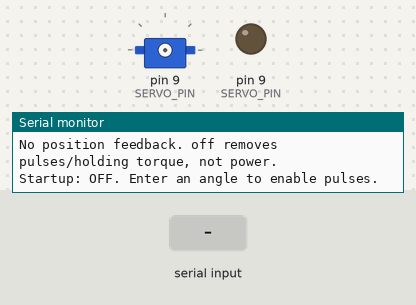
This sketch was run on a simulated Arduino Uno, built with avr-gcc and run on an emulated ATmega328P. Shown: servo, output pins drawn as LEDs (lit = HIGH), the last lines printed to the serial monitor. The inputs (shaded band) are chosen by the test bench.

Above: at 1.2 s.
1.3 s: "5\n" received over Serial
2.8 s: "90\n" received over Serial
At 3.2 s:
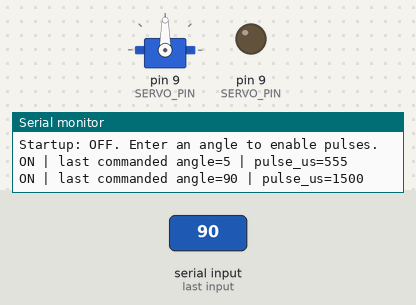
Timing chart, 0 to 5.8 s (numbered marks = the images above; inputs shaded):
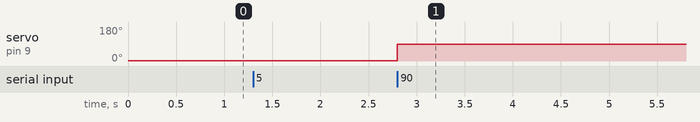

Measured:
- after the input at 2.8 s, servo on pin 9 (SERVO_PIN): 1° → 90° at once

The sketch:

UnoServoCalibration.ino
```cpp
#include <Servo.h>
#include <stdlib.h>
#include <string.h>

// Match the project's nominal PCA pulse mapping for transferable calibration.
const byte SERVO_PIN = 9;
const int MIN_PULSE_US = 500;
const int MAX_PULSE_US = 2500;

Servo motor;
char line[32];
byte used = 0;
bool overflow = false;
int lastAngle = -1;

void help() {
  Serial.println(F("Single-servo calibration: D9, 115200 baud, Newline."));
  Serial.println(F("Enter 0..180 (e.g. 90), + or - for 1 degree, off, status, help."));
  Serial.println(F("Start unloaded at 90. Approach endpoints slowly; stop if binding."));
  Serial.println(F("No position feedback. off removes pulses/holding torque, not power."));
}

void status() {
  Serial.print(motor.attached() ? F("ON") : F("OFF"));
  if (lastAngle >= 0) {
    Serial.print(F(" | last commanded angle="));
    Serial.print(lastAngle);
    Serial.print(F(" | pulse_us="));
    Serial.print(map(lastAngle, 0, 180, MIN_PULSE_US, MAX_PULSE_US));
  }
  Serial.println();
}

void setAngle(int angle) {
  if (angle < 0 || angle > 180) {
    Serial.println(F("ERROR: angle must be 0..180."));
    return;
  }
  int pulse = map(angle, 0, 180, MIN_PULSE_US, MAX_PULSE_US);
  // Preload the requested pulse so reattaching does not first command neutral.
  motor.writeMicroseconds(pulse);
  if (!motor.attached()) motor.attach(SERVO_PIN, MIN_PULSE_US, MAX_PULSE_US);
  lastAngle = angle;
  status();
}

void command(char *text) {
  while (*text == ' ' || *text == '\t') ++text;
  size_t length = strlen(text);
  while (length && (text[length - 1] == ' ' || text[length - 1] == '\t'))
    text[--length] = '\0';
  if (!length) return;
  if (!strcmp(text, "off")) {
    motor.detach();
    digitalWrite(SERVO_PIN, LOW);
    status();
  } else if (!strcmp(text, "help")) {
    help();
  } else if (!strcmp(text, "status")) {
    status();
  } else if (!strcmp(text, "+") || !strcmp(text, "-")) {
    if (lastAngle < 0 || !motor.attached()) {
      Serial.println(F("ERROR: enter an angle first."));
      return;
    }
    setAngle(lastAngle + (text[0] == '+' ? 1 : -1));
  } else {
    // Reject signs, decimals, trailing text, and numbers too long to be angles.
    if (length > 3) {
      Serial.println(F("ERROR: use 0..180, +, -, off, status, help."));
      return;
    }
    for (size_t i = 0; i < length; ++i) {
      if (text[i] < '0' || text[i] > '9') {
        Serial.println(F("ERROR: use an integer angle 0..180."));
        return;
      }
    }
    setAngle(atoi(text));
  }
}

void setup() {
  pinMode(SERVO_PIN, OUTPUT);
  digitalWrite(SERVO_PIN, LOW);
  Serial.begin(115200);
  help();
  Serial.println(F("Startup: OFF. Enter an angle to enable pulses."));
}

void loop() {
  while (Serial.available()) {
    char c = (char)Serial.read();
    if (c == '\r' || c == '\n') {
      if (overflow) Serial.println(F("ERROR: line too long; command discarded."));
      else {
        line[used] = '\0';
        command(line);
      }
      used = 0;
      overflow = false;
    } else if (!overflow) {
      if (used < sizeof(line) - 1) line[used++] = c;
      else overflow = true;
    }
  }
}
```
